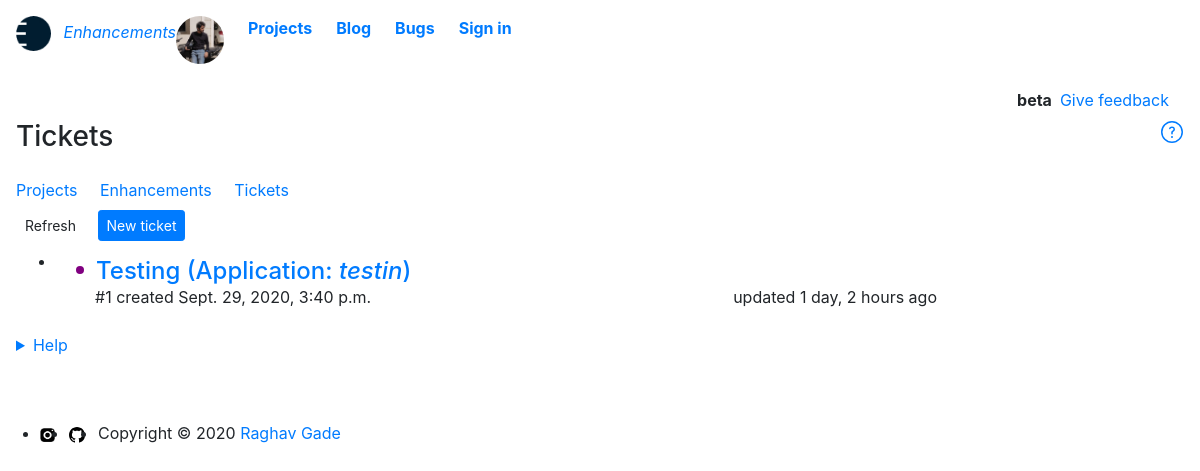
The app's page /tickets, older data.
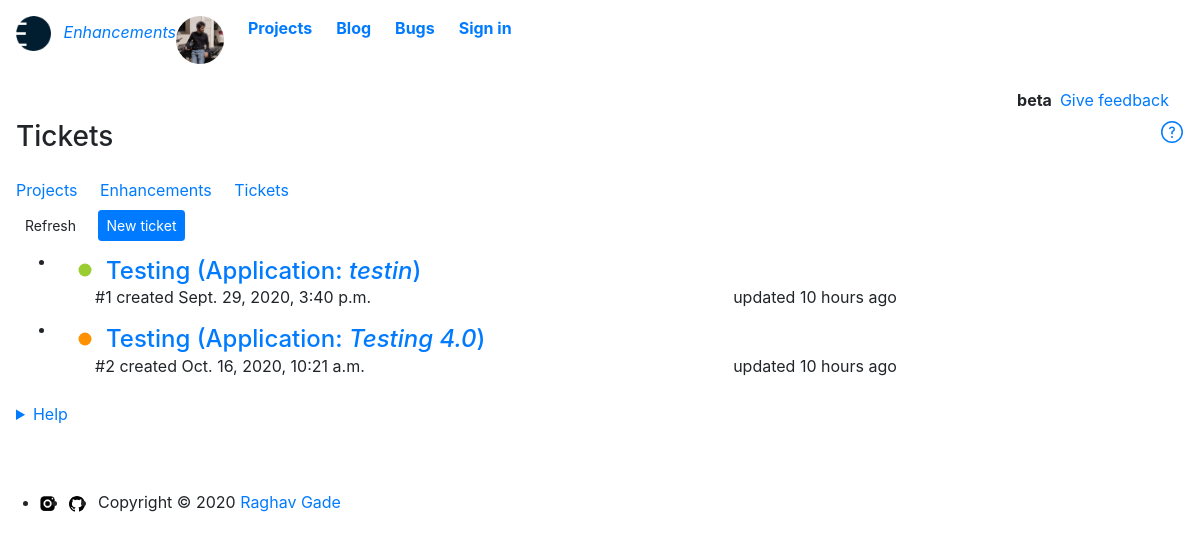
The same page, newer data.
### base/models.py (models this page shows, shortened)
class Bug(models.Model):
    CHOICE=(
        ('Low','Low'),
        ('Minor','Minor'),
        ('Major','Major'),
        ('Critical', 'Critical'),
        ('Not a bug','Not a bug')
    )
    STATUS=(
        ('Open','Open'),
        ('Closed','Closed'),
        ('Resolved','Resolved')
    )
    project = models.ForeignKey(Project,blank=False,null=True,on_delete=models.CASCADE)
    tracking_id = HashidAutoField(min_length=8,primary_key=True,alphabet="0123456789abcdefghijklmnopqrstuvwxyz",salt="Sakura says but she doesn't mean it bolte")
    ticket_status = models.CharField(max_length=10,choices=STATUS,default="Open")
    user_email = models.EmailField(blank=False)
    date_created = models.DateTimeField(auto_now_add=True)
    updated_at = models.DateTimeField(auto_now=True)
    subject = models.CharField(max_length=200,blank=False)
    bug_severity = models.CharField(max_length=10,choices=CHOICE,default=None,blank=False)
    bug_description = MDTextField()
    user_device_information = models.TextField(max_length=1000,blank=True)

class Project(models.Model):
    STATUS = (
        ('Queued','Queued'),
        ('Working','Working'),
        ('Completed','Completed'),
    )
    project_id = HashidAutoField(min_length=8,primary_key=True,alphabet="0123456789abcdefghijklmnopqrstuvwxyz",salt="drop the gun and go to steam bathc")
    project_title = models.CharField(max_length=200,blank=False)
    project_bugs = models.BooleanField(default=False)
    framework_used = models.ManyToManyField(Framework,blank=True)
    language_used = models.ManyToManyField(Language,blank=True)
    containerization_used = models.ManyToManyField(Containerization,blank=True)
    database_used = models.ManyToManyField(Database,blank=True)
    project_description = MDTextField()
    github_link = models.CharField(max_length=200, default='',blank=True,null=True)
    dockerhub_link = models.CharField(max_length=200, blank=True)
    status = models.CharField(max_length=20,null=False,choices=STATUS,default="Working")
    date_created = models.DateTimeField(auto_now_add=True)
    updated_at = models.DateTimeField(auto_now=True)
    features = models.BooleanField(default=False)
    hosted = models.BooleanField(default=False)
    def __str__(self):
        return str(self.project_title)
    class Meta:
        ordering = ['-updated_at']

### base/views.py (the view)
# urls.py: path('tickets', views.tickets, name="tickets"),
def tickets(request):
    tickets = Bug.objects.all()
    context = {
        'tickets' : tickets
    }
    return render(request,'base/tickets.html',context)

### base/templates/base/tickets.html (shortened to what the changed rows need)
{% extends 'base/main.html' %}
{% load static %}
{% load humanize %}
  {% block content%}
    <main class="container-lg px-3 pb-4">
      <div id="project-list">
        <div class="Box Box--spacious f4 mt-2">
          <ul>
            {% for ticket in tickets  %}
            <li class="Box-row Box-row--hover-gray p-0 mt-0">
                <div class="ml-2 p-2 col-12">
                  <span class="tooltipped tooltipped-e float-left" aria-label="Closed ticket">
                    <span class="v-align-middle">
                      {% if ticket.bug_severity == "Low" %}
                      <svg id="low" xmlns="http://www.w3.org/2000/svg" viewBox="0 0 16 16" width="26" height="26"><path fill-rule="evenodd" d="M8 4a4 4 0 100 8 4 4 0 000-8z"></path></svg>
                      {% elif ticket.bug_severity == "Minor" %}
                      <svg id="minor" xmlns="http://www.w3.org/2000/svg" viewBox="0 0 16 16" width="26" height="26"><path fill-rule="evenodd" d="M8 4a4 4 0 100 8 4 4 0 000-8z"></path></svg>
                      {% elif ticket.bug_severity == "Major" %}
                      <svg id="major" xmlns="http://www.w3.org/2000/svg" viewBox="0 0 16 16" width="26" height="26"><path fill-rule="evenodd" d="M8 4a4 4 0 100 8 4 4 0 000-8z"></path></svg>
                      {% elif ticket.bug_severity == "Critical" %}
                      <svg id="critical" xmlns="http://www.w3.org/2000/svg" viewBox="0 0 16 16" width="26" height="26"><path fill-rule="evenodd" d="M8 4a4 4 0 100 8 4 4 0 000-8z"></path></svg>
                      {% else %}
                      <svg id="issue" xmlns="http://www.w3.org/2000/svg" viewBox="0 0 16 16" width="16" height="16"><path fill-rule="evenodd" d="M8 4a4 4 0 100 8 4 4 0 000-8z"></path></svg>
                      {% endif %}
                    </span>
                  </span>
                  <div class="col-12 clearfix">
                    <div class="col-6 pl-2 min-width-0 float-left">
                      <a class="link-gray-dark no-underline v-align-middle h4" href="{%url 'ticket' ticket.tracking_id %}">{{ticket.subject}} (Application: <i>{{ticket.project}}</i>)</a>
                    </div>
                  </div>
                  <div class="col-12 clearfix">
                    <div class="col-6 pl-2 text-small text-gray float-left">
                      #{{ticket.tracking_id}}
                      created {{ticket.date_created}}
                    </div>
                    <div class="col-4 offset-1 text-small text-gray float-left">
                      updated {{ticket.updated_at|naturaltime}}
                    </div>
                  </div>
                </div>
              </li>
              {% endfor %}
      </ul>
      </div>
      <br>
    </main>
{% endblock %}

Row changes from the older to the newer data that the page shows:
changed Bug "Sept. 29, 2020, 3:40 p.m.": bug_severity "Not a bug" → "Low" (drawn); updated_at "1 day, 2 hours ago" → "10 hours ago"
added Bug: bug_severity "Major" (drawn), subject "Testing", project "Testing 4.0", tracking_id "2", date_created "Oct. 16, 2020, 10:21 a.m.", updated_at "10 hours ago"
